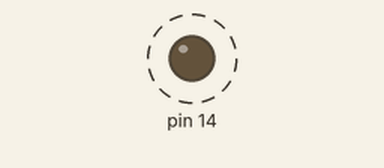
Recording of a sketch running on a simulated Arduino Uno, built with avr-gcc and run on an emulated ATmega328P. On the bench: output pins drawn as LEDs (lit = HIGH). Dashed ring = blinking. What the sketch prints to the serial monitor is not drawn.

Above: at 0.5 s.
Timing chart, 0 to 4.6 s (numbered marks = the images above):
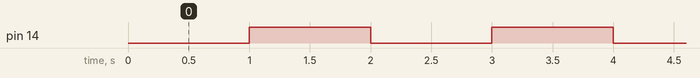

The sketch:

exercise3.ino
```cpp
#include <avr/io.h>
#include <util/delay.h>

void timer1_init(){
    TCCR1A = 0;                              // Clear TCCR1A
    TCCR1B |= (1 << WGM12) | (1 << CS12);     // CTC mode, prescaler 256
    TCNT1 = 0;                               // Initialize counter register to 0
    OCR1A = 62499;                           // Compare value for 1 second interval
}

uint8_t count = 0;

int main(void){
    Serial.begin(9600);

    // Set Port C Pin 0 (PC0 / Analog 0) as an output pin
    DDRC |= (1 << PC0);

    // Set PC0 HIGH initially to ensure we can toggle it
    PORTC &= ~(1 << PC0);

    // Initialize Timer 1
    timer1_init();

    while(1){
        // Check if the timer has reached the target OCR1A value
        if (TIFR1 & (1 << OCF1A)) {

            // Toggle the LED state on PC0
            PORTC ^= (1 << PC0);

            // Print count to Serial Monitor
            Serial.print("count = ");
            Serial.println(count);

            count++;
            if (count == 10) {
                count = 0;
            }
            // CORRECT FLAG CLEARING: Direct assignment clears only OCF1A
            TIFR1 = (1 << OCF1A);
        }

    }
}
```

Measured:
- by itself, pin 14: alternates HIGH for 1.0 s and LOW for 1.0 s
